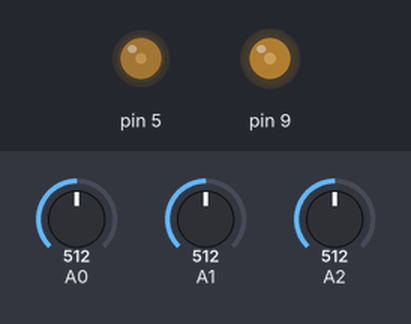
Recording of a sketch running on a simulated Arduino Uno, built with avr-gcc and run on an emulated ATmega328P. On the bench: output pins drawn as LEDs (lit = HIGH). The inputs (shaded band) are chosen by the test bench; at power-on: A0 = 512, A1 = 512, A2 = 512. What the sketch prints to the serial monitor is not drawn.

Above: at 1.2 s.
1.3 s: A0 set to 716
At 2.2 s:
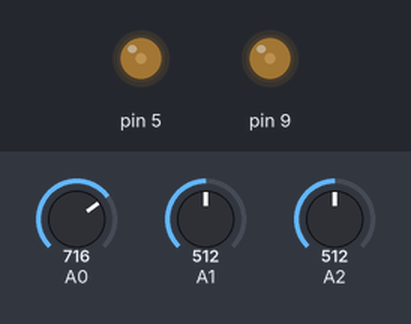
2.8 s: A1 set to 716
At 4.0 s:
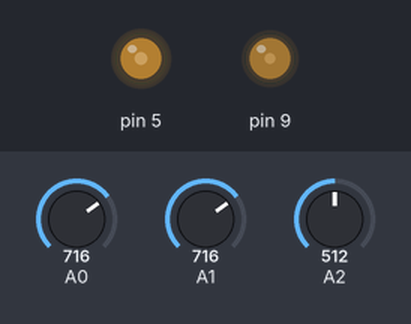
4.3 s: A0 set to 511
At 5.5 s:
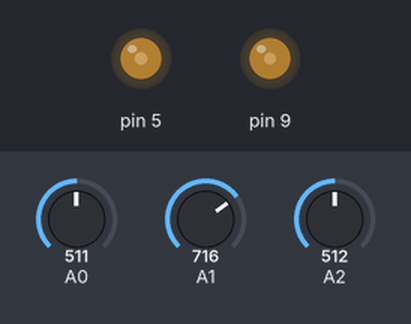
5.8 s: A1 set to 1023
At 6.5 s:
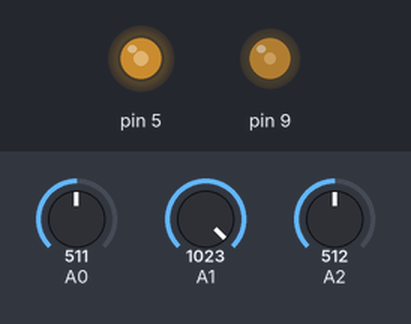
7.3 s: A0 set to 122
At 7.8 s:
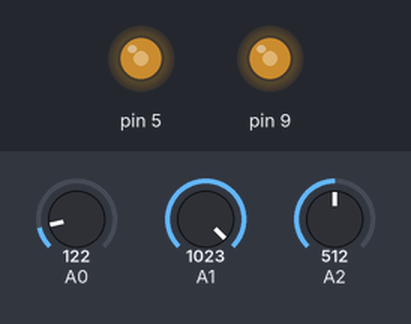
8.8 s: A1 set to 900
At 9.8 s:
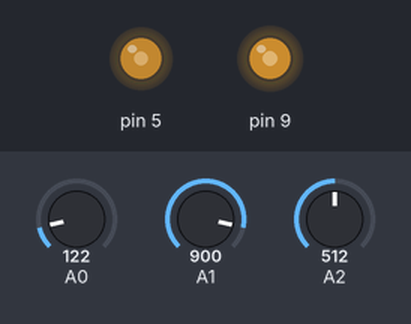
Timing chart, 0 to 11.3 s (numbered marks = the images above; inputs shaded):
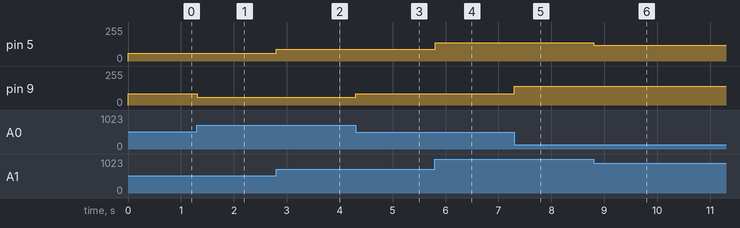

The sketch:

sketch_nov15a.ino
```cpp
int x = 0;
float y = 0;
int rudder = 0;
int a = 0;
float b = 0;
int throttle = 0;

void setup() {
  Serial.begin(9600);
}

void loop() {
  x = analogRead(A0);
  y = -0.138*x+156.138;
  rudder = y;
  analogWrite(9,rudder);
  x = analogRead(A2);
  y = x*(5.0/1023.0);
  Serial.println(y);


  a = analogRead(A1);
  if(a>=505){
  b = 0.156*a-20.78;
  }
  else if((a<=504)&&(a>=501)){
  b = 58;
  }
  else if(a<=500){
  b = 0.0641*a+25.615;
  }
  throttle = b;
  analogWrite(5,throttle);
}
```

Measured:
- after the input at 1.3 s, pin 9: 85/255 → 57/255 at once
- after the input at 2.8 s, pin 5: 59/255 → 90/255 at once
- after the input at 4.3 s, pin 9: 57/255 → 85/255 at once
- after the input at 5.8 s, pin 5: 90/255 → 138/255 at once
- after the input at 7.3 s, pin 9: 85/255 → 139/255 at once
- after the input at 8.8 s, pin 5: 138/255 → 119/255 at once
